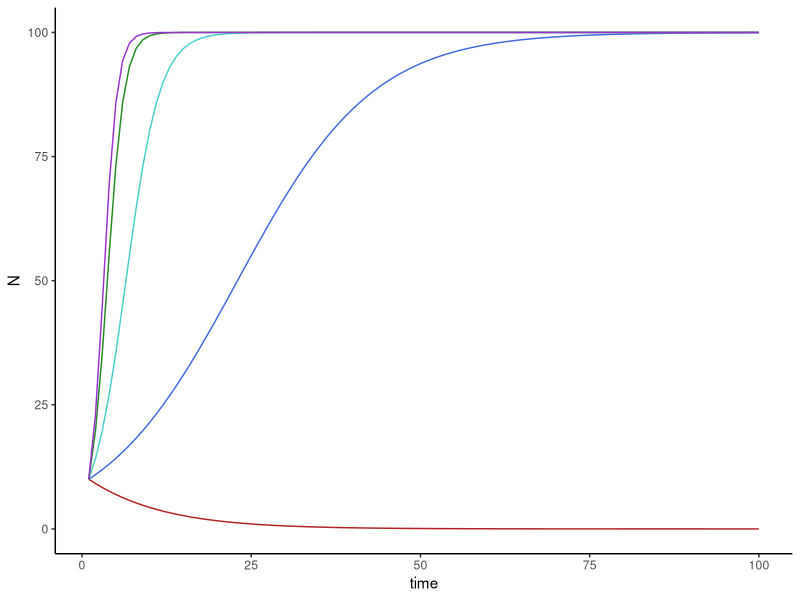

Write R code to recreate this figure.
#######QUESTION 1 part 1#############

##load the deSolve package and ggplot2 for plotting
library(deSolve)
library(ggplot2)

#####Plot of population size as a function of time with 5 populations with different r
#custom function that defines the model differential equations for density-dependent pop growth
ddSim=function(t,y,p){
  N1=y
  
  r1=p[1]
  K1=p[2]
  
  dNdt=r1*(1-N1/K1)*N1
  
  return(list(c(dNdt)))
}

#define parameters, initial values and time steps for first r value
params=c(-0.1,100)
N0=c(10)
times=1:100
##simulate model using ode()
r1modelSim=ode(y=N0,times=times,func=ddSim,parms=params)
#convert to datafrome for plotting purposes
r1modelOutput=data.frame(time=r1modelSim[,1],N=r1modelSim[,2])
#plot
r1=ggplot(r1modelOutput,aes(x=time,y=N))+geom_line()+theme_classic()

##second r value: 
params=c(0.1,100)
N0=c(10)
times=1:100
##simulate model using ode()
r2modelSim=ode(y=N0,times=times,func=ddSim,parms=params)
#convert to datafrome for plotting purposes
r2modelOutput=data.frame(time=r2modelSim[,1],N=r2modelSim[,2])
#plot
r2=ggplot(r2modelOutput,aes(x=time,y=N))+geom_line()+theme_classic()

##third r value: 
params=c(0.4,100)
N0=c(10)
times=1:100
##simulate model using ode()
r3modelSim=ode(y=N0,times=times,func=ddSim,parms=params)
#convert to datafrome for plotting purposes
r3modelOutput=data.frame(time=r3modelSim[,1],N=r3modelSim[,2])
#plot
r3=ggplot(r2modelOutput,aes(x=time,y=N))+geom_line()+theme_classic()

##fourth r value: 
params=c(0.8,100)
N0=c(10)
times=1:100
##simulate model using ode()
r4modelSim=ode(y=N0,times=times,func=ddSim,parms=params)
#convert to datafrome for plotting purposes
r4modelOutput=data.frame(time=r4modelSim[,1],N=r4modelSim[,2])
#plot
r4=ggplot(r2modelOutput,aes(x=time,y=N))+geom_line()+theme_classic()

##fifth r value: 
params=c(1.0,100)
N0=c(10)
times=1:100
##simulate model using ode()
r5modelSim=ode(y=N0,times=times,func=ddSim,parms=params)
#convert to datafrome for plotting purposes
r5modelOutput=data.frame(time=r5modelSim[,1],N=r5modelSim[,2])
#plot
r5=ggplot(r5modelOutput,aes(x=time,y=N))+geom_line()+theme_classic()

#to plot all on one graph,
#combine all modelOutputs into one dataframe
time=1:100
r1=c(r1modelOutput$N)
r2=c(r2modelOutput$N)
r3=c(r3modelOutput$N)
r4=c(r4modelOutput$N)
r5=c(r5modelOutput$N)
allr=data.frame(time,r1,r2,r3,r4,r5)

#plot the graph:
ggplot(data=allr) + geom_line(aes(x=time,y=r1),color="firebrick") + geom_line(aes(x=time,y=r2),color="royalblue")+ geom_line(aes(x=time,y=r3),color="mediumturquoise") +geom_line(aes(x=time,y=r4),color="forestgreen") +geom_line(aes(x=time,y=r5),color="darkorchid") + theme_classic()+ ylab("N")
